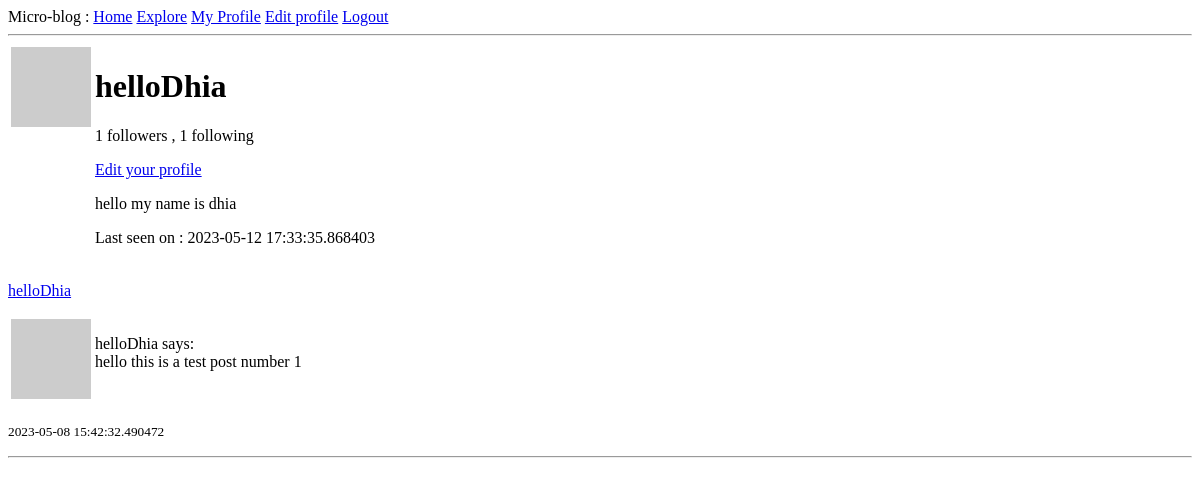
Page /user/helloDhia (signed in) on the earlier database version.
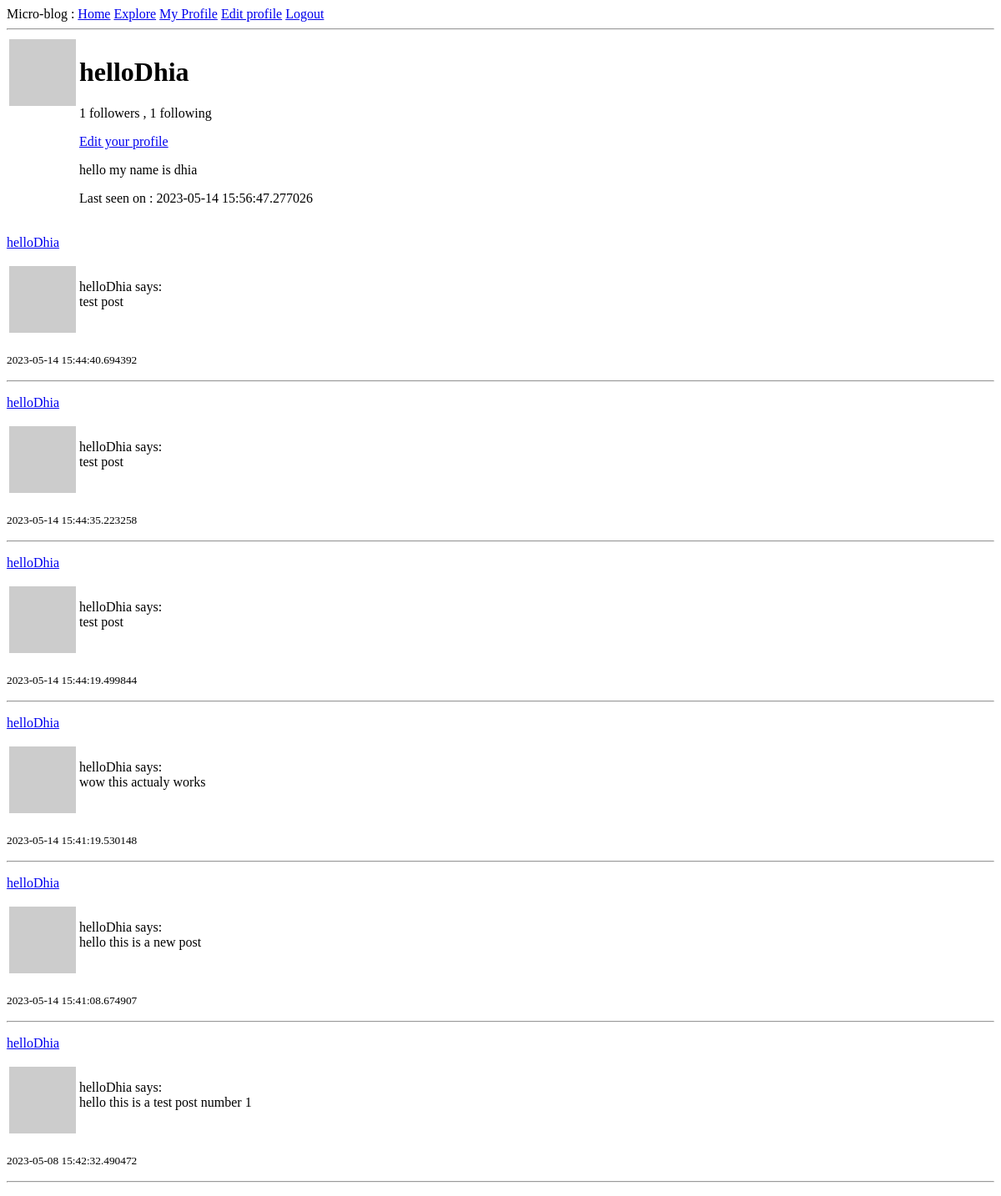
Same page on the later database version.
### app/models.py (models this page shows, shortened)
class User(UserMixin, db.Model):
    id = db.Column(db.Integer, primary_key=True)
    username = db.Column(db.String(64), index=True, unique=True)
    email = db.Column(db.String(120), index=True, unique=True)
    hashed_password = db.Column(db.String(128))
    posts = db.relationship("Post", backref="author", lazy="dynamic")
    about_me = db.Column(db.String(140))
    last_seen = db.Column(db.DateTime, default=datetime.utcnow)
    followed = db.relationship(
        "User",
        secondary=followers,
        primaryjoin=(followers.c.follower_id == id),
        secondaryjoin=(followers.c.followed_id == id),
        backref=db.backref("followers", lazy="dynamic"),
        lazy="dynamic",
    )
    def avatar(self, size):
        email_md5_hash = md5(self.email.lower().encode("utf-8")).hexdigest()
        return f"https://www.gravatar.com/avatar/{email_md5_hash}?d=identicon&s={size}"

class Post(db.Model):
    id = db.Column(db.Integer, primary_key=True)
    body = db.Column(db.String(140))
    time_stamp = db.Column(db.DateTime, index=True, default=datetime.utcnow)
    user_id = db.Column(db.Integer, db.ForeignKey("user.id"))

### app/routes.py (the view)
@app.route("/user/<username>")
@login_required
def user_profile(username):
    form = EmptyForm()
    page = request.args.get("page", 1, int)
    user = User.query.filter_by(username=username).first_or_404()
    title = f"Profile : {user.username}"
    posts = user.posts.order_by(Post.time_stamp.desc()).paginate(
        page=page, per_page=app.config["POSTS_PER_PAGE"], error_out=False
    )
    next_url = (
        url_for("user_profile", username=user.username, page=posts.next_num)
        if posts.has_next
        else None
    )
    prev_url = (
        url_for("user_profile", username=user.username, page=posts.prev_num)
        if posts.has_prev
        else None
    )
    return render_template(
        "profile.html",
        posts=posts.items,
        title=title,
        user=user,
        form=form,
        next_url=next_url,
        prev_url=prev_url,
    )

### app/models.py (called while the page is built)
@login.user_loader
def load_user(id):
    return User.query.get(int(id))

### app/routes.py (called while the page is built)
@app.before_request
def set_last_seen():
    if current_user.is_authenticated:
        current_user.last_seen = datetime.utcnow()
        db.session.commit()

### app/templates/profile.html (shortened to what this page needs)
{% extends 'layout.html' %}
{% block content %}
<table>
    <tr valign="top">
        <td><img src="{{user.avatar(size=128)}}" alt="Profile image of the user"></td>
        <td>
            <h1>{{user.username}}</h1>
            <p> {{ user.followers.count() }} followers , {{ user.followed.count() }} following</p>
            {% if user == current_user %}
            <p><a href="{{ url_for('edit_profile') }}">Edit your profile</a></p>
            {% endif %}
            {% if user.about_me %}
                <p>{{user.about_me}}</p>
            {% endif %}
            {% if user.last_seen %}
                <p>Last seen on : {{user.last_seen}}</p>
            {% endif %}
        </td>
    </tr>
</table>
{% for post in posts %}
    {% include "_post.html" %}
{% endfor %}
{% endblock %}

### app/templates/_post.html
<table>
  <tr valign="top">
    <td><img src="{{post.author.avatar(36)}}" alt="" /></td>
    <p>
      <a href="{{ url_for('user_profile',username = post.author.username)}}"
        >{{ post.author.username }}
      </a>
    </p>
    <td>
      <p>
        {{post.author.username}} says: <br />
        {{post.body}}
      </p>
    </td>
  </tr>
</table>
<p><small> {{ post.time_stamp }}</small></p>
<hr />

Differences in the rows shown:
changed User "helloDhia": last_seen "2023-05-12 17:33:35.868403" → "2023-05-14 15:56:47.277026"
added Post: author.username "helloDhia", body "test post", time_stamp "2023-05-14 15:44:40.694392"
added Post: author.username "helloDhia", body "test post", time_stamp "2023-05-14 15:44:35.223258"
added Post: author.username "helloDhia", body "test post", time_stamp "2023-05-14 15:44:19.499844"
added Post: author.username "helloDhia", body "wow this actualy works", time_stamp "2023-05-14 15:41:19.530148"
added Post: author.username "helloDhia", body "hello this is a new post", time_stamp "2023-05-14 15:41:08.674907"
